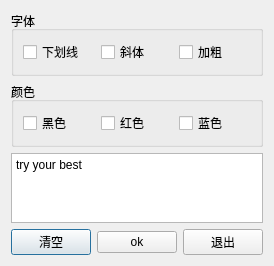
<?xml version="1.0" encoding="UTF-8"?>
<ui version="4.0">
 <class>Dialog</class>
 <widget class="QDialog" name="Dialog">
  <property name="geometry">
   <rect>
    <x>0</x>
    <y>0</y>
    <width>198</width>
    <height>219</height>
   </rect>
  </property>
  <property name="windowTitle">
   <string>Dialog</string>
  </property>
  <layout class="QVBoxLayout" name="verticalLayout">
   <item>
    <widget class="QGroupBox" name="groupBox">
     <property name="title">
      <string>字体</string>
     </property>
     <layout class="QHBoxLayout" name="horizontalLayout">
      <item>
       <widget class="QCheckBox" name="checkBox">
        <property name="text">
         <string>下划线</string>
        </property>
       </widget>
      </item>
      <item>
       <widget class="QCheckBox" name="checkBox_2">
        <property name="text">
         <string>斜体</string>
        </property>
       </widget>
      </item>
      <item>
       <widget class="QCheckBox" name="checkBox_3">
        <property name="text">
         <string>加粗</string>
        </property>
       </widget>
      </item>
     </layout>
    </widget>
   </item>
   <item>
    <widget class="QGroupBox" name="groupBox_2">
     <property name="title">
      <string>颜色</string>
     </property>
     <layout class="QHBoxLayout" name="horizontalLayout_2">
      <item>
       <widget class="QCheckBox" name="checkBox_4">
        <property name="text">
         <string>黑色</string>
        </property>
       </widget>
      </item>
      <item>
       <widget class="QCheckBox" name="checkBox_5">
        <property name="text">
         <string>红色</string>
        </property>
       </widget>
      </item>
      <item>
       <widget class="QCheckBox" name="checkBox_6">
        <property name="text">
         <string>蓝色</string>
        </property>
       </widget>
      </item>
     </layout>
    </widget>
   </item>
   <item>
    <widget class="QPlainTextEdit" name="plainTextEdit">
     <property name="plainText">
      <string>try your best</string>
     </property>
    </widget>
   </item>
   <item>
    <layout class="QHBoxLayout" name="horizontalLayout_3">
     <item>
      <spacer name="horizontalSpacer_2">
       <property name="orientation">
        <enum>Qt::Orientation::Horizontal</enum>
       </property>
       <property name="sizeHint" stdset="0">
        <size>
         <width>40</width>
         <height>20</height>
        </size>
       </property>
      </spacer>
     </item>
     <item>
      <widget class="QPushButton" name="pushButton">
       <property name="text">
        <string>清空</string>
       </property>
       <property name="icon">
        <iconset resource="res.qrc">
         <normaloff>:/icons/images/dian.png</normaloff>:/icons/images/dian.png</iconset>
       </property>
      </widget>
     </item>
     <item>
      <spacer name="horizontalSpacer">
       <property name="orientation">
        <enum>Qt::Orientation::Horizontal</enum>
       </property>
       <property name="sizeHint" stdset="0">
        <size>
         <width>40</width>
         <height>20</height>
        </size>
       </property>
      </spacer>
     </item>
     <item>
      <widget class="QPushButton" name="pushButton_2">
       <property name="text">
        <string>ok</string>
       </property>
       <property name="icon">
        <iconset resource="res.qrc">
         <normaloff>:/icons/images/like.png</normaloff>:/icons/images/like.png</iconset>
       </property>
      </widget>
     </item>
     <item>
      <widget class="QPushButton" name="pushButton_3">
       <property name="text">
        <string>退出</string>
       </property>
       <property name="icon">
        <iconset resource="res.qrc">
         <normaloff>:/icons/images/qian.png</normaloff>:/icons/images/qian.png</iconset>
       </property>
      </widget>
     </item>
    </layout>
   </item>
  </layout>
 </widget>
 <resources>
  <include location="res.qrc"/>
 </resources>
 <connections>
  <connection>
   <sender>pushButton_3</sender>
   <signal>clicked()</signal>
   <receiver>Dialog</receiver>
   <slot>close()</slot>
   <hints>
    <hint type="sourcelabel">
     <x>162</x>
     <y>201</y>
    </hint>
    <hint type="destinationlabel">
     <x>98</x>
     <y>109</y>
    </hint>
   </hints>
  </connection>
  <connection>
   <sender>pushButton_2</sender>
   <signal>clicked()</signal>
   <receiver>Dialog</receiver>
   <slot>accept()</slot>
   <hints>
    <hint type="sourcelabel">
     <x>102</x>
     <y>201</y>
    </hint>
    <hint type="destinationlabel">
     <x>98</x>
     <y>109</y>
    </hint>
   </hints>
  </connection>
 </connections>
</ui>
